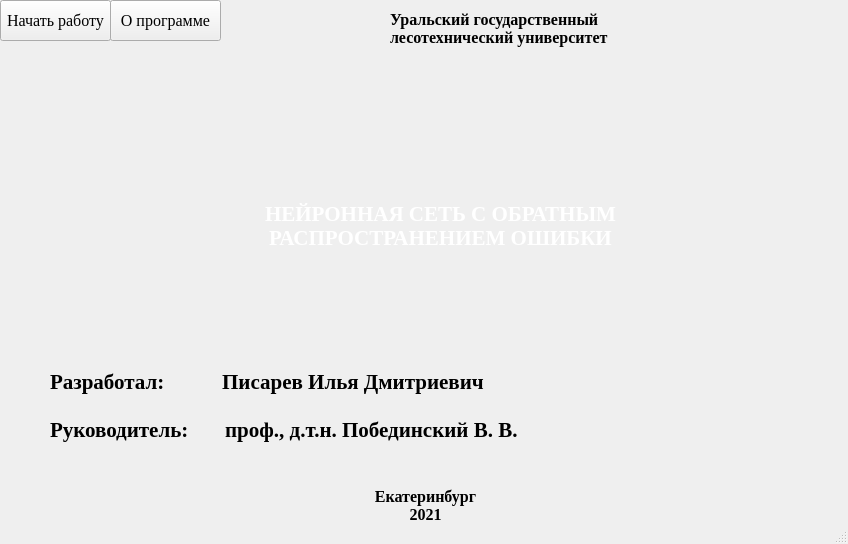
<?xml version="1.0" encoding="UTF-8"?>
<ui version="4.0">
 <class>MainWindow</class>
 <widget class="QMainWindow" name="MainWindow">
  <property name="enabled">
   <bool>true</bool>
  </property>
  <property name="geometry">
   <rect>
    <x>0</x>
    <y>0</y>
    <width>848</width>
    <height>544</height>
   </rect>
  </property>
  <property name="sizePolicy">
   <sizepolicy hsizetype="Fixed" vsizetype="Fixed">
    <horstretch>0</horstretch>
    <verstretch>0</verstretch>
   </sizepolicy>
  </property>
  <property name="contextMenuPolicy">
   <enum>Qt::DefaultContextMenu</enum>
  </property>
  <property name="acceptDrops">
   <bool>false</bool>
  </property>
  <property name="windowTitle">
   <string>УГЛТУ</string>
  </property>
  <property name="windowIcon">
   <iconset>
    <normaloff>resources/icon.png</normaloff>resources/icon.png</iconset>
  </property>
  <property name="autoFillBackground">
   <bool>false</bool>
  </property>
  <property name="toolButtonStyle">
   <enum>Qt::ToolButtonIconOnly</enum>
  </property>
  <property name="animated">
   <bool>false</bool>
  </property>
  <widget class="QWidget" name="centralwidget">
   <widget class="QLabel" name="LogoLabel">
    <property name="geometry">
     <rect>
      <x>640</x>
      <y>0</y>
      <width>201</width>
      <height>61</height>
     </rect>
    </property>
    <property name="text">
     <string/>
    </property>
    <property name="textFormat">
     <enum>Qt::RichText</enum>
    </property>
    <property name="pixmap">
     <pixmap>../source/resources/logo.png</pixmap>
    </property>
    <property name="scaledContents">
     <bool>true</bool>
    </property>
    <property name="wordWrap">
     <bool>false</bool>
    </property>
   </widget>
   <widget class="QPushButton" name="StartWorkBtn">
    <property name="geometry">
     <rect>
      <x>0</x>
      <y>0</y>
      <width>111</width>
      <height>41</height>
     </rect>
    </property>
    <property name="font">
     <font>
      <family>Times New Roman</family>
      <pointsize>12</pointsize>
     </font>
    </property>
    <property name="text">
     <string>Начать работу</string>
    </property>
    <property name="autoDefault">
     <bool>false</bool>
    </property>
    <property name="default">
     <bool>false</bool>
    </property>
    <property name="flat">
     <bool>false</bool>
    </property>
   </widget>
   <widget class="QLabel" name="MainTextLabel">
    <property name="geometry">
     <rect>
      <x>250</x>
      <y>180</y>
      <width>381</width>
      <height>91</height>
     </rect>
    </property>
    <property name="palette">
     <palette>
      <active>
       <colorrole role="WindowText">
        <brush brushstyle="SolidPattern">
         <color alpha="255">
          <red>255</red>
          <green>255</green>
          <blue>255</blue>
         </color>
        </brush>
       </colorrole>
      </active>
      <inactive>
       <colorrole role="WindowText">
        <brush brushstyle="SolidPattern">
         <color alpha="255">
          <red>255</red>
          <green>255</green>
          <blue>255</blue>
         </color>
        </brush>
       </colorrole>
      </inactive>
      <disabled>
       <colorrole role="WindowText">
        <brush brushstyle="SolidPattern">
         <color alpha="255">
          <red>120</red>
          <green>120</green>
          <blue>120</blue>
         </color>
        </brush>
       </colorrole>
      </disabled>
     </palette>
    </property>
    <property name="font">
     <font>
      <family>Times New Roman</family>
      <pointsize>16</pointsize>
      <weight>75</weight>
      <bold>true</bold>
     </font>
    </property>
    <property name="text">
     <string>НЕЙРОННАЯ СЕТЬ С ОБРАТНЫМ
РАСПРОСТРАНЕНИЕМ ОШИБКИ</string>
    </property>
    <property name="alignment">
     <set>Qt::AlignCenter</set>
    </property>
   </widget>
   <widget class="QLabel" name="DevLabel">
    <property name="geometry">
     <rect>
      <x>50</x>
      <y>370</y>
      <width>661</width>
      <height>91</height>
     </rect>
    </property>
    <property name="font">
     <font>
      <family>Times New Roman</family>
      <pointsize>16</pointsize>
      <weight>75</weight>
      <bold>true</bold>
     </font>
    </property>
    <property name="frameShape">
     <enum>QFrame::NoFrame</enum>
    </property>
    <property name="text">
     <string>Разработал:           Писарев Илья Дмитриевич

Руководитель:       проф., д.т.н. Побединский В. В.</string>
    </property>
    <property name="alignment">
     <set>Qt::AlignLeading|Qt::AlignLeft|Qt::AlignTop</set>
    </property>
   </widget>
   <widget class="QPushButton" name="FAQBtn">
    <property name="geometry">
     <rect>
      <x>110</x>
      <y>0</y>
      <width>111</width>
      <height>41</height>
     </rect>
    </property>
    <property name="font">
     <font>
      <family>Times New Roman</family>
      <pointsize>12</pointsize>
     </font>
    </property>
    <property name="text">
     <string>О программе</string>
    </property>
    <property name="autoDefault">
     <bool>false</bool>
    </property>
    <property name="default">
     <bool>false</bool>
    </property>
    <property name="flat">
     <bool>false</bool>
    </property>
   </widget>
   <widget class="QLabel" name="label">
    <property name="geometry">
     <rect>
      <x>390</x>
      <y>10</y>
      <width>251</width>
      <height>41</height>
     </rect>
    </property>
    <property name="font">
     <font>
      <family>Times New Roman</family>
      <pointsize>12</pointsize>
      <weight>75</weight>
      <bold>true</bold>
     </font>
    </property>
    <property name="text">
     <string>Уральский государственный
лесотехнический университет</string>
    </property>
    <property name="alignment">
     <set>Qt::AlignLeading|Qt::AlignLeft|Qt::AlignTop</set>
    </property>
   </widget>
   <widget class="QLabel" name="label_2">
    <property name="geometry">
     <rect>
      <x>0</x>
      <y>110</y>
      <width>851</width>
      <height>241</height>
     </rect>
    </property>
    <property name="text">
     <string/>
    </property>
    <property name="pixmap">
     <pixmap>../source/resources/startWindowPict.png</pixmap>
    </property>
    <property name="scaledContents">
     <bool>true</bool>
    </property>
   </widget>
   <widget class="QLabel" name="label_3">
    <property name="geometry">
     <rect>
      <x>360</x>
      <y>480</y>
      <width>131</width>
      <height>51</height>
     </rect>
    </property>
    <property name="font">
     <font>
      <family>Times New Roman</family>
      <pointsize>12</pointsize>
      <weight>75</weight>
      <bold>true</bold>
     </font>
    </property>
    <property name="text">
     <string>Екатеринбург
2021</string>
    </property>
    <property name="alignment">
     <set>Qt::AlignCenter</set>
    </property>
   </widget>
   <zorder>LogoLabel</zorder>
   <zorder>StartWorkBtn</zorder>
   <zorder>DevLabel</zorder>
   <zorder>FAQBtn</zorder>
   <zorder>label</zorder>
   <zorder>label_2</zorder>
   <zorder>MainTextLabel</zorder>
   <zorder>label_3</zorder>
  </widget>
  <widget class="QStatusBar" name="statusbar"/>
 </widget>
 <resources/>
 <connections/>
</ui>
